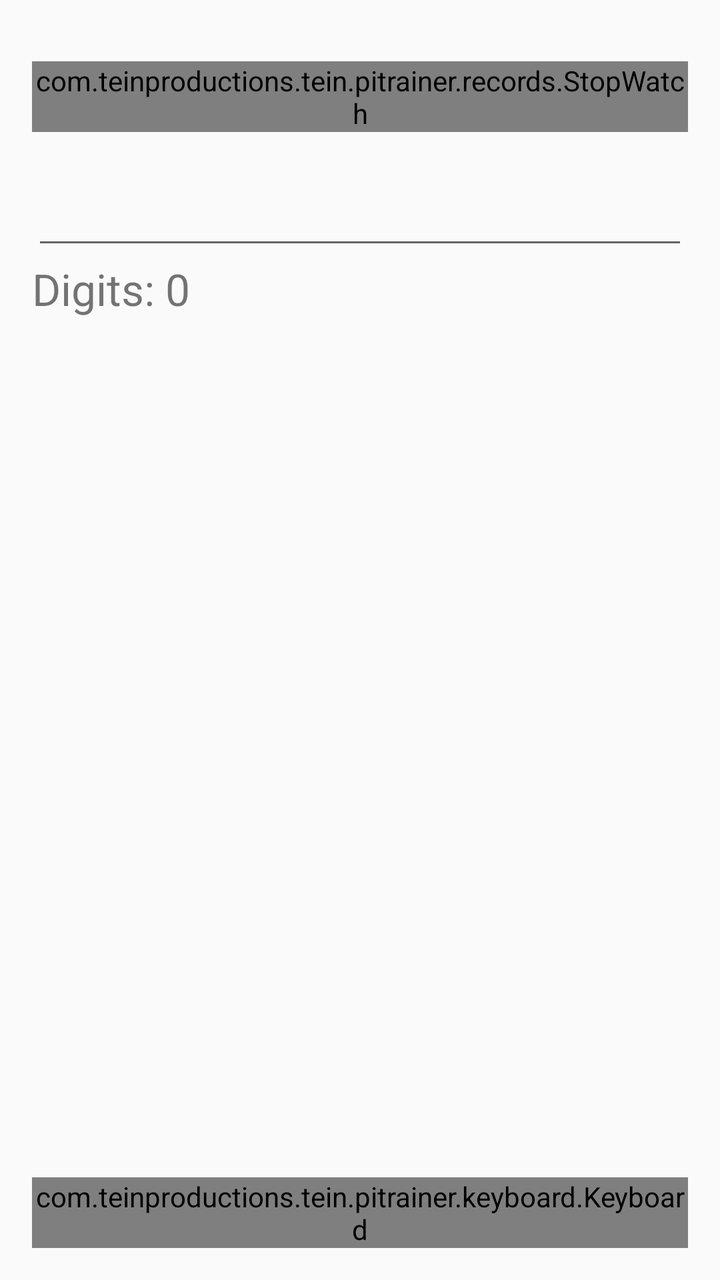
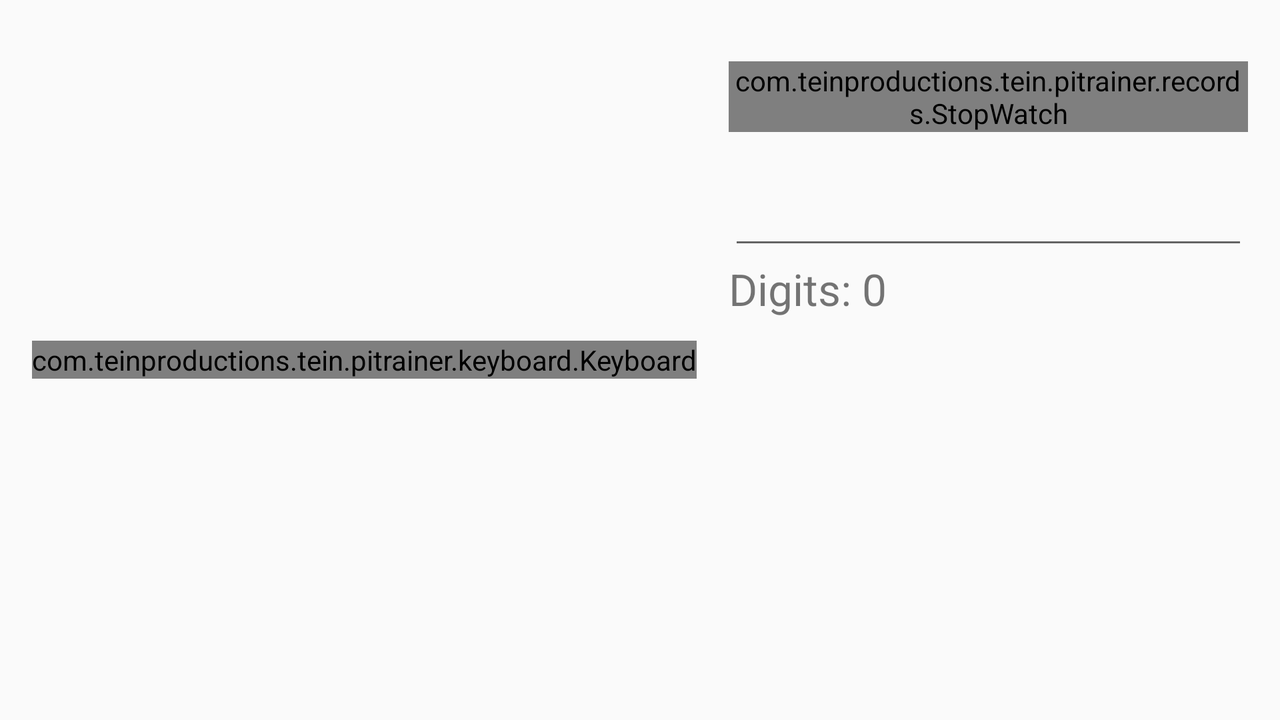

Compare how this app lays out the same screen by default and in its alternative resource folder. The renders come first, then the two layout files and the values they reference.
<!-- AndroidManifest.xml: application theme AppTheme -->
<!-- res/layout/fragment_time.xml -->
<?xml version="1.0" encoding="utf-8"?>
<RelativeLayout xmlns:android="http://schemas.android.com/apk/res/android"
    xmlns:app="http://schemas.android.com/apk/res-auto"
    xmlns:tools="http://schemas.android.com/tools"
    android:id="@+id/root"
    android:layout_width="match_parent"
    android:layout_height="match_parent"
    android:paddingBottom="@dimen/activity_vertical_margin"
    android:paddingLeft="@dimen/activity_horizontal_margin"
    android:paddingRight="@dimen/activity_horizontal_margin"
    android:paddingTop="@dimen/activity_vertical_margin">

    <ScrollView
        android:layout_width="match_parent"
        android:layout_height="match_parent"
        android:layout_above="@id/keyboard">

        <RelativeLayout
            android:layout_width="match_parent"
            android:layout_height="wrap_content">

            <androidx.constraintlayout.widget.ConstraintLayout
                android:id="@+id/headerLayout"
                android:layout_width="match_parent"
                android:layout_height="wrap_content">

                <TextView
                    android:id="@+id/integerPart_textView"
                    android:layout_width="wrap_content"
                    android:layout_height="wrap_content"
                    android:textColor="?android:textColorPrimary"
                    android:textSize="48sp"
                    app:layout_constraintBottom_toBottomOf="parent"
                    app:layout_constraintEnd_toStartOf="@id/timerLayout"
                    app:layout_constraintHorizontal_chainStyle="spread_inside"
                    app:layout_constraintStart_toStartOf="parent"
                    app:layout_constraintTop_toTopOf="parent"
                    tools:text="3." />

                <LinearLayout
                    android:id="@+id/timerLayout"
                    android:layout_width="wrap_content"
                    android:layout_height="wrap_content"
                    android:gravity="center_vertical"
                    android:orientation="horizontal"
                    app:layout_constraintBottom_toBottomOf="parent"
                    app:layout_constraintTop_toTopOf="parent"
                    app:layout_constraintStart_toEndOf="@id/integerPart_textView"
                    app:layout_constraintEnd_toStartOf="@id/restart_button">

                    <com.teinproductions.tein.pitrainer.records.StopWatch
                        android:id="@+id/timer"
                        android:layout_width="wrap_content"
                        android:layout_height="wrap_content"
                        android:gravity="center"
                        android:textColor="?android:textColorPrimary"
                        android:textSize="38sp"
                        tools:text="00:31.4" />

                    <ImageButton
                        android:contentDescription="@string/high_scores"
                        android:layout_marginStart="16dp"
                        android:layout_marginLeft="16dp"
                        android:id="@+id/highScores_button"
                        android:layout_width="wrap_content"
                        android:layout_height="wrap_content"
                        android:background="@null"
                        android:src="@drawable/ic_crown_36dp" />
                </LinearLayout>

                <ImageButton
                    android:id="@+id/restart_button"
                    android:layout_width="wrap_content"
                    android:layout_height="wrap_content"
                    android:background="@null"
                    android:contentDescription="@string/restart"
                    android:scaleType="fitCenter"
                    app:layout_constraintStart_toEndOf="@id/timerLayout"
                    app:layout_constraintEnd_toEndOf="parent"
                    app:layout_constraintBottom_toBottomOf="parent"
                    app:layout_constraintTop_toTopOf="parent"
                    tools:src="@drawable/ic_refresh_36dp" />
            </androidx.constraintlayout.widget.ConstraintLayout>

            <EditText
                android:id="@+id/input_editText"
                android:layout_width="match_parent"
                android:layout_height="wrap_content"
                android:layout_below="@id/headerLayout"
                android:inputType="number"
                android:textSize="24sp" />

            <TextView
                android:id="@+id/digits_textView"
                android:layout_width="wrap_content"
                android:layout_height="wrap_content"
                android:layout_below="@id/input_editText"
                android:textSize="22sp"
                tools:text="Digits: 0" />
        </RelativeLayout>
    </ScrollView>

    <com.teinproductions.tein.pitrainer.keyboard.Keyboard
        android:id="@+id/keyboard"
        android:layout_width="wrap_content"
        android:layout_height="wrap_content"
        android:layout_alignParentBottom="true"
        android:layout_centerHorizontal="true"
        android:visibility="gone"
        tools:visibility="visible" />
</RelativeLayout>
<!-- resources referenced by this layout -->
<resources>
  <dimen name="activity_horizontal_margin">16dp</dimen>
  <dimen name="activity_vertical_margin">16dp</dimen>
  <!-- drawable ic_crown_36dp (drawable) -->
  <vector xmlns:android="http://schemas.android.com/apk/res/android"
      android:width="36dp"
      android:height="36dp"
      android:viewportHeight="24.0"
      android:viewportWidth="24.0">
      <path
          android:fillColor="#FF000000"
          android:pathData="M5,16L3,5L8.5,12L12,5L15.5,12L21,5L19,16H5M19,19A1,1 0 0,1 18,20H6A1,1 0 0,1 5,19V18H19V19Z" />
  </vector>
  <!-- drawable ic_refresh_36dp (drawable) -->
  <vector xmlns:android="http://schemas.android.com/apk/res/android"
      android:width="40dp"
      android:height="40dp"
      android:viewportHeight="24.0"
      android:viewportWidth="24.0">
      <path
          android:fillColor="#FF000000"
          android:pathData="M17.65,6.35C16.2,4.9 14.21,4 12,4c-4.42,0 -7.99,3.58 -7.99,8s3.57,8 7.99,8c3.73,0 6.84,-2.55 7.73,-6h-2.08c-0.82,2.33 -3.04,4 -5.65,4 -3.31,0 -6,-2.69 -6,-6s2.69,-6 6,-6c1.66,0 3.14,0.69 4.22,1.78L13,11h7V4l-2.35,2.35z" />
  </vector>
  <string name="high_scores">High scores</string>
  <string name="restart">Restart</string>
  <style name="AppTheme" parent="Theme.AppCompat.DayNight.NoActionBar">
          <item name="colorPrimary">@color/colorPrimary</item>
          <item name="colorPrimaryDark">@color/colorPrimaryDark</item>
          <item name="colorAccent">@color/colorAccent</item>
      </style>
  <color name="colorPrimary">#2196F3</color>
  <color name="colorPrimaryDark">#1976D2</color>
  <color name="colorAccent">#00c853</color>
</resources>
<!-- res/layout-land/fragment_time.xml (the repository's variant of the layout above) -->
<!-- drawn on the phone turned sideways -->
<?xml version="1.0" encoding="utf-8"?>
<LinearLayout xmlns:android="http://schemas.android.com/apk/res/android"
    xmlns:tools="http://schemas.android.com/tools"
    xmlns:app="http://schemas.android.com/apk/res-auto"
    android:id="@+id/root"
    android:layout_width="match_parent"
    android:layout_height="match_parent"
    android:paddingLeft="@dimen/activity_horizontal_margin"
    android:paddingTop="@dimen/activity_vertical_margin"
    android:paddingRight="@dimen/activity_horizontal_margin"
    android:paddingBottom="@dimen/activity_vertical_margin">

    <com.teinproductions.tein.pitrainer.keyboard.Keyboard
        android:id="@+id/keyboard"
        android:layout_width="wrap_content"
        android:layout_height="wrap_content"
        android:layout_gravity="center"
        android:visibility="gone"
        tools:visibility="visible" />

    <ScrollView
        android:layout_width="0dp"
        android:layout_height="match_parent"
        android:layout_weight="1">

        <RelativeLayout
            android:layout_width="match_parent"
            android:layout_height="wrap_content"
            android:paddingStart="@dimen/activity_horizontal_margin"
            android:paddingLeft="@dimen/activity_horizontal_margin">

            <androidx.constraintlayout.widget.ConstraintLayout
                android:id="@+id/headerLayout"
                android:layout_width="match_parent"
                android:layout_height="wrap_content">

                <TextView
                    android:id="@+id/integerPart_textView"
                    android:layout_width="wrap_content"
                    android:layout_height="wrap_content"
                    android:textColor="?android:textColorPrimary"
                    android:textSize="48sp"
                    app:layout_constraintBottom_toBottomOf="parent"
                    app:layout_constraintEnd_toStartOf="@id/timerLayout"
                    app:layout_constraintHorizontal_chainStyle="spread_inside"
                    app:layout_constraintStart_toStartOf="parent"
                    app:layout_constraintTop_toTopOf="parent"
                    tools:text="3." />

                <LinearLayout
                    android:id="@+id/timerLayout"
                    android:layout_width="wrap_content"
                    android:layout_height="wrap_content"
                    android:gravity="center_vertical"
                    android:orientation="horizontal"
                    app:layout_constraintBottom_toBottomOf="parent"
                    app:layout_constraintTop_toTopOf="parent"
                    app:layout_constraintStart_toEndOf="@id/integerPart_textView"
                    app:layout_constraintEnd_toStartOf="@id/restart_button">

                    <com.teinproductions.tein.pitrainer.records.StopWatch
                        android:id="@+id/timer"
                        android:layout_width="wrap_content"
                        android:layout_height="wrap_content"
                        android:gravity="center"
                        android:textColor="?android:textColorPrimary"
                        android:textSize="38sp"
                        tools:text="00:31.4" />

                    <ImageButton
                        android:contentDescription="@string/high_scores"
                        android:layout_marginStart="16dp"
                        android:layout_marginLeft="16dp"
                        android:id="@+id/highScores_button"
                        android:layout_width="wrap_content"
                        android:layout_height="wrap_content"
                        android:background="@null"
                        android:src="@drawable/ic_crown_36dp" />
                </LinearLayout>

                <ImageButton
                    android:id="@+id/restart_button"
                    android:layout_width="wrap_content"
                    android:layout_height="wrap_content"
                    android:background="@null"
                    android:contentDescription="@string/restart"
                    android:scaleType="fitCenter"
                    app:layout_constraintStart_toEndOf="@id/timerLayout"
                    app:layout_constraintEnd_toEndOf="parent"
                    app:layout_constraintBottom_toBottomOf="parent"
                    app:layout_constraintTop_toTopOf="parent"
                    tools:src="@drawable/ic_refresh_36dp" />
            </androidx.constraintlayout.widget.ConstraintLayout>

            <EditText
                android:id="@+id/input_editText"
                android:layout_width="match_parent"
                android:layout_height="wrap_content"
                android:layout_below="@id/headerLayout"
                android:inputType="number"
                android:textSize="24sp" />

            <TextView
                android:id="@+id/digits_textView"
                android:layout_width="wrap_content"
                android:layout_height="wrap_content"
                android:layout_below="@id/input_editText"
                android:textSize="22sp"
                tools:text="Digits: 0" />
        </RelativeLayout>
    </ScrollView>
</LinearLayout>
